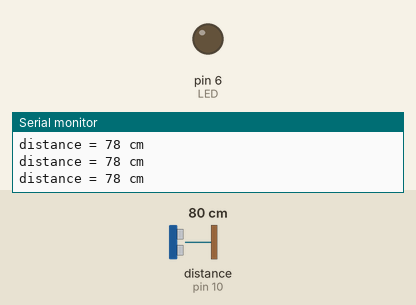
This sketch was run on a simulated Arduino Uno, built with avr-gcc and run on an emulated ATmega328P. Parts: output pins drawn as LEDs (lit = HIGH), the last lines printed to the serial monitor. Wiring (inferred from the names in the program): ultrasonic range finder: trigger pin 9; echo pin 10. Inputs (shaded band) come from the test bench; at power-on: distance to the obstacle (sensor on pin 10) 80 cm. The echo pulse lasts 58.3 µs per cm; pins used as bus, display or sensor lines are not drawn.

Above: at 1.2 s.
1.3 s: distance to the obstacle (sensor on pin 10) set to 18 cm
At 2.5 s:
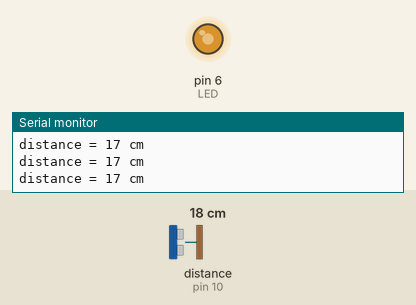
2.8 s: distance to the obstacle (sensor on pin 10) set to 2 cm
At 3.6 s:
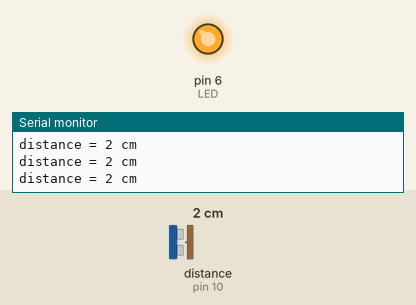
4.3 s: distance to the obstacle (sensor on pin 10) set to 35 cm
At 4.9 s:
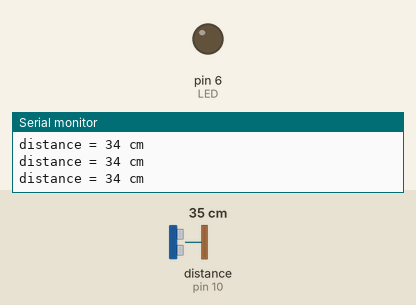
7.3 s: distance to the obstacle (sensor on pin 10) set to 27 cm
At 7.7 s:
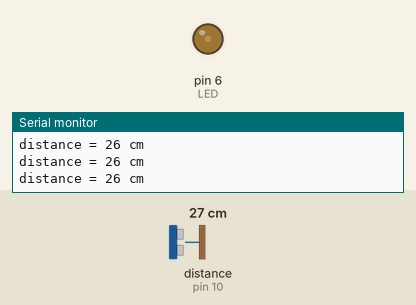
8.8 s: distance to the obstacle (sensor on pin 10) set to 120 cm
At 10.0 s:
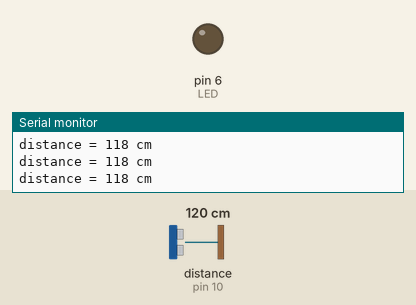
Timing chart, 0 to 11.8 s (numbered marks = the images above; inputs shaded):
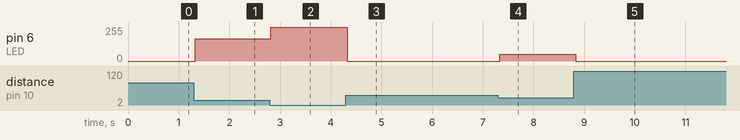

Measured:
- the behaviour switches between 31 and 30 cm on distance to the obstacle (sensor on pin 10) (found by bisection; images 3 and 4)
- after the input at 1.3 s, pin 6 (LED): 0/255 → 166/255 at once
- after the input at 2.8 s, pin 6 (LED): 166/255 → 255/255 at once
- after the input at 4.3 s, pin 6 (LED): 255/255 → 0/255 at once
- after the input at 7.3 s, pin 6 (LED): 0/255 → 51/255 at once
- after the input at 8.8 s, pin 6 (LED): 51/255 → 0/255 at once

The sketch:

Reverse_gear_sensor__LED__Code.ino
```cpp
/*
   * Ultrasonic Sensor HC-SR05/4 and Arduino
    * by Hanie Kiani
*  https://electropeak.com/learn
    */
long duration;
int distance;

const int trig = 9;
const int echo = 10;
int LED = 6;

void setup() {
  pinMode(trig, OUTPUT);  // Sets the trigPin as an Output
  pinMode(echo, INPUT);   // Sets the echoPin as an Input
  Serial.begin(9600);     // Starts the serial communication
}
void loop() {
  distance = calculateDistance();
  Serial.print("distance = ");
  Serial.print(distance);
  Serial.println(" cm");

  if (distance > 30) {
    digitalWrite(LED, LOW);}
  else if (distance < 10) {
    digitalWrite(LED, HIGH);
  } else {
    int Range = map(distance, 10, 30, 255, 0);
      analogWrite(LED, Range);
  }
  //delay(500);
}
int calculateDistance() {

  digitalWrite(trig, LOW);
  delayMicroseconds(2);
  // Sets the trigPin on HIGH state for 10 micro seconds
  digitalWrite(trig, HIGH);
  delayMicroseconds(10);
  digitalWrite(trig, LOW);
  duration = pulseIn(echo, HIGH);  // Reads the echoPin, returns the sound wave travel time in microseconds
  distance = duration * 0.034 / 2;
  return distance;
}
```
